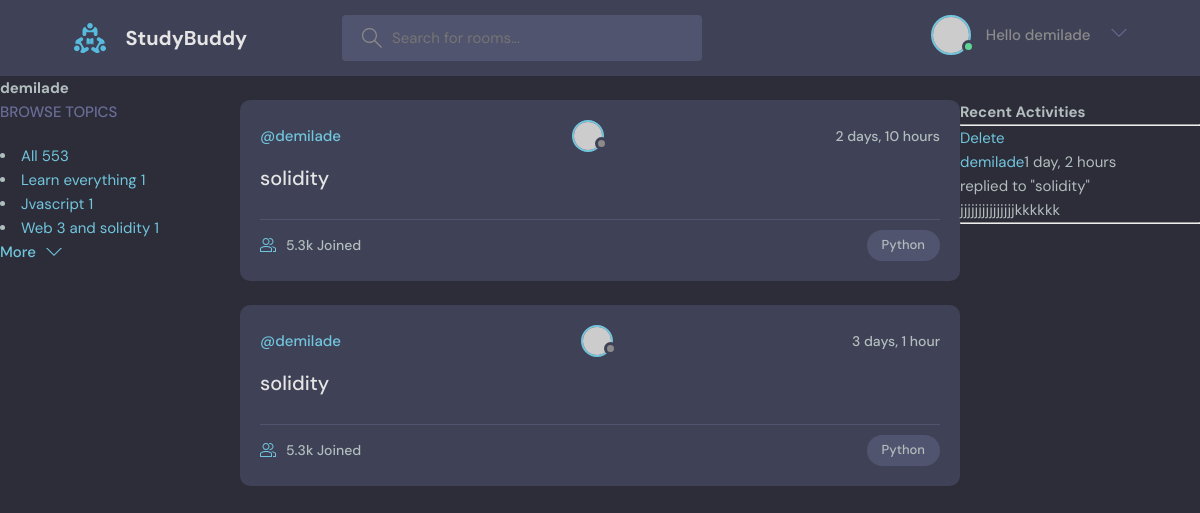
Page /userProfile/3 (signed in) on the committed database.
### base/models.py (models this page shows, shortened)
class Topic(models.Model):
    name = models.CharField(max_length=200)

class Room(models.Model):
    host = models.ForeignKey(User, on_delete=models.SET_NULL, null=True)
    topic =  models.ForeignKey(Topic, on_delete=models.SET_NULL, null=True)
    name = models.CharField(max_length=200)
    description = models.TextField(null= True, blank= True)
    participants = models.ManyToManyField(User, related_name='participant', blank=True)
    updated = models.DateTimeField(auto_now = True)
    created = models.DateTimeField(auto_now_add=True)
    class Meta:
        ordering = ['-updated','-created']
    def __str__(self):
        return self.name

class Message(models.Model):
    user= models.ForeignKey(User, on_delete=models.CASCADE)
    room  = models.ForeignKey(Room, on_delete=models.CASCADE)
    body = models.TextField()
    updated = models.DateTimeField(auto_now = True)
    created = models.DateTimeField(auto_now_add=True)
    class Meta:
        ordering = ['-updated','-created']
    def __str__(self):
        return self.body[0:50]

### base/views.py (the view)
# urls.py: path('userProfile/<str:pk>', views.userProfile, name='userProfile'),
@login_required(login_url='loginPage')
def userProfile(request, pk):
    user = User.objects.get(id=pk)
    rooms = user.room_set.all()
    room_message= user.message_set.all()
    topics= Topic.objects.all()
    context={
        'user':user,
        'rooms':rooms,
        'room_messages': room_message,
        'topics':topics
        }
    return render(request,'base/profile.html',context)

### base/templates/base/profile.html (shortened to what this page needs)
{%  extends 'main.html' %}
{% block content %}
<h1>{{user.username}}</h1>
        <div class="profile-container">
            <div>
                {% include 'base/topic_component.html' %}
            </div>
            <div>
                {% include 'base/feed_component.html' %}
            </div>
            <div>
                {% include 'base/activity_component.html' %}
            </div>
        </div>
{% endblock content %}

### templates/navbar.html (shortened to what this page needs)
{% load static %}
<header class="header header--loggedIn">
    <div class="container">
      <a href="/" class="header__logo">
        <img src="{% static 'images/logo.svg' %}" />
        <h1>StudyBuddy</h1>
      </a>
      <form method="GET" action="{%url 'home' %}" class="header__search">
        <label>
          <input type="text"  name="q" placeholder="Search for rooms..." />
        </label>
      </form>
      <nav class="header__menu">
{% if user.is_authenticated %}
        <div class="header__user">
          <a href="{% url 'userProfile' user.id %}">
            <div class="avatar avatar--medium active">
              <img src="https://randomuser.me/api/portraits/men/37.jpg" />
            </div>
    <div>Hello {{user.username}}</div>
          </a>
          <button class="dropdown-button">
            <svg version="1.1" xmlns="http://www.w3.org/2000/svg" width="32" height="32" viewBox="0 0 32 32">
              <title>chevron-down</title>
              <path d="M16 21l-13-13h-3l16 16 16-16h-3l-13 13z"></path>
            </svg>
          </button>
        </div>
        {% else %}
        <a href="{% url 'loginPage' %}">
          <img src="{% static 'images/avatar.svg' %}" />
          <p>Login</p>
        </a>
  {% endif %}
      </nav>
    </div>
  </header>
<div>

### base/templates/base/topic_component.html (shortened to what this page needs)
<div class="topics">
    <div class="topics__header">
      <h2>Browse Topics</h2>
    </div>
                    <li>
                    <a href="{% url 'home' %}" class="active">All <span>553</span></a>
                 </li>
            {% for topic in topics %}
                  <li>
                    <a href="{% url 'home'  %}?q={{topic.name}}">{{topic.name}}  <span>{{topic.room_set.all.count}}</span> </a>
                  </li>
            {% endfor %}
            <a class="btn btn--link" href="topics.html">
                  More
                  <svg version="1.1" xmlns="http://www.w3.org/2000/svg" width="32" height="32" viewBox="0 0 32 32">
                    <title>chevron-down</title>
                    <path d="M16 21l-13-13h-3l16 16 16-16h-3l-13 13z"></path>
                  </svg>
                </a>
              </div>

### base/templates/base/feed_component.html (shortened to what this page needs)
            {% for room in rooms %}
            <div class="roomListRoom">
                <div class="roomListRoom__header">
                  <a  href="{% url 'userProfile' room.host.id %}" class="roomListRoom__author">@{{room.host.username}}</a>
                                  <div class="avatar avatar--small">
                      <img src="https://randomuser.me/api/portraits/women/11.jpg" />
                    </div>
                  <div class="roomListRoom__actions">
                    <span>{{room.created|timesince}}</span>
                  </div>
                </div>
                <div class="roomListRoom__content">
                  <a href="{% url 'room' room.id %}">{{room.name}}</a>
                </div>
                <div class="roomListRoom__meta">
                  <a href="room.html" class="roomListRoom__joined">
                    5.3k Joined
                  </a>
                  <p class="roomListRoom__topic">Python</p>
                </div>
              </div>
              {% endfor %}

### base/templates/base/activity_component.html
    <h2> Recent Activities</h2>
    <hr>
    {% for message in room_messages%}
        <div>
            {% if request.user == message.user %}
            <a href="{% url 'deleteMessage' message.id %}">Delete</a>
            {% endif %}
            <div><a href="{% url 'userProfile' message.user.id %}">{{message.user}} </a>{{message.created|timesince}}</div>
           <small>replied to "{{message.room}}"</small>
            <p>{{message}}</p>
            <hr>
        </div>
    {% endfor %}

### base/templates/base/profile.html (style rules this page uses)
.profile-container { display: grid; grid-template-columns: 1fr 3fr 1fr; }

### rows in the picture
Topic: name "Learn everything", room_set.all.count "1"
Topic: name "Jvascript", room_set.all.count "1"
Topic: name "Web 3 and solidity", room_set.all.count "1"
Room: host.username "demilade", created "2 days, 10 hours", name "solidity"
Room: host.username "demilade", created "3 days, 1 hour", name "solidity"
Message: shows "Delete", user "demilade", created "1 day, 2 hours", room "solidity", body "jjjjjjjjjjjjjjjkkkkkk"

### other values in the picture
{{ user.username }} "demilade"
